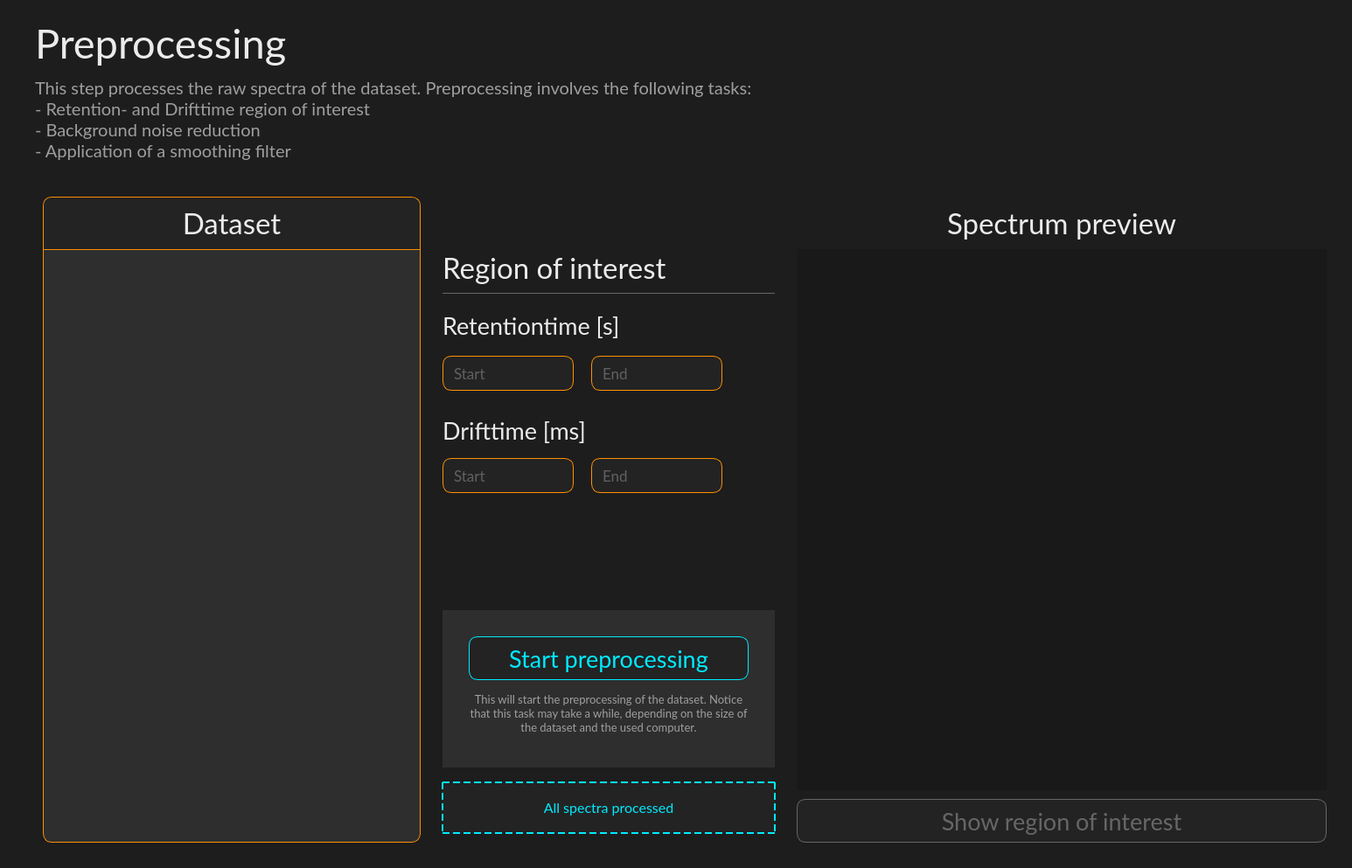
<?xml version="1.0" encoding="UTF-8"?>
<ui version="4.0">
 <class>PreprocessingWidget</class>
 <widget class="QWidget" name="PreprocessingWidget">
  <property name="geometry">
   <rect>
    <x>0</x>
    <y>0</y>
    <width>1546</width>
    <height>993</height>
   </rect>
  </property>
  <property name="font">
   <font>
    <fontweight>Black</fontweight>
   </font>
  </property>
  <property name="windowTitle">
   <string>Form</string>
  </property>
  <property name="styleSheet">
   <string notr="true">background-color: #1d1d1d;</string>
  </property>
  <layout class="QVBoxLayout" name="verticalLayout" stretch="0,0,1">
   <property name="spacing">
    <number>10</number>
   </property>
   <property name="leftMargin">
    <number>40</number>
   </property>
   <property name="topMargin">
    <number>20</number>
   </property>
   <property name="rightMargin">
    <number>20</number>
   </property>
   <property name="bottomMargin">
    <number>20</number>
   </property>
   <item alignment="Qt::AlignmentFlag::AlignTop">
    <widget class="QLabel" name="label_header">
     <property name="maximumSize">
      <size>
       <width>16777215</width>
       <height>80</height>
      </size>
     </property>
     <property name="font">
      <font>
       <family>Lato</family>
       <pointsize>35</pointsize>
       <kerning>true</kerning>
      </font>
     </property>
     <property name="styleSheet">
      <string notr="true">color: #ebebeb;</string>
     </property>
     <property name="text">
      <string>Preprocessing</string>
     </property>
     <property name="alignment">
      <set>Qt::AlignmentFlag::AlignLeading|Qt::AlignmentFlag::AlignLeft|Qt::AlignmentFlag::AlignVCenter</set>
     </property>
    </widget>
   </item>
   <item alignment="Qt::AlignmentFlag::AlignTop">
    <widget class="QLabel" name="label_subheader">
     <property name="minimumSize">
      <size>
       <width>0</width>
       <height>40</height>
      </size>
     </property>
     <property name="maximumSize">
      <size>
       <width>1500</width>
       <height>200</height>
      </size>
     </property>
     <property name="font">
      <font>
       <family>Lato</family>
       <pointsize>15</pointsize>
       <kerning>true</kerning>
       <fontweight>Light</fontweight>
      </font>
     </property>
     <property name="styleSheet">
      <string notr="true">color: #9e9e9e;</string>
     </property>
     <property name="text">
      <string>&lt;html&gt;&lt;head/&gt;&lt;body&gt;&lt;p&gt;This step processes the raw spectra of the dataset. Preprocessing involves the following tasks:&lt;br/&gt;- Retention- and Drifttime region of interest&lt;br/&gt;- Background noise reduction&lt;br/&gt;- Application of a smoothing filter&lt;/p&gt;&lt;/body&gt;&lt;/html&gt;</string>
     </property>
     <property name="scaledContents">
      <bool>false</bool>
     </property>
     <property name="alignment">
      <set>Qt::AlignmentFlag::AlignJustify|Qt::AlignmentFlag::AlignVCenter</set>
     </property>
     <property name="wordWrap">
      <bool>true</bool>
     </property>
    </widget>
   </item>
   <item>
    <widget class="QWidget" name="preprocessing_container" native="true">
     <layout class="QHBoxLayout" name="horizontalLayout">
      <property name="leftMargin">
       <number>0</number>
      </property>
      <property name="topMargin">
       <number>0</number>
      </property>
      <property name="rightMargin">
       <number>0</number>
      </property>
      <property name="bottomMargin">
       <number>0</number>
      </property>
      <item>
       <widget class="QWidget" name="dataset_container" native="true">
        <property name="maximumSize">
         <size>
          <width>450</width>
          <height>16777215</height>
         </size>
        </property>
        <property name="styleSheet">
         <string notr="true"/>
        </property>
        <layout class="QVBoxLayout" name="verticalLayout_2" stretch="1">
         <property name="spacing">
          <number>10</number>
         </property>
         <property name="leftMargin">
          <number>9</number>
         </property>
         <property name="topMargin">
          <number>30</number>
         </property>
         <property name="bottomMargin">
          <number>9</number>
         </property>
         <item>
          <widget class="QWidget" name="dataset_inner_container" native="true">
           <property name="maximumSize">
            <size>
             <width>16777215</width>
             <height>16777215</height>
            </size>
           </property>
           <property name="font">
            <font>
             <fontweight>Black</fontweight>
            </font>
           </property>
           <property name="styleSheet">
            <string notr="true">QWidget {
	background-color: #2e2e2e;
	border: 1px solid #ff9000;
	border-radius: 10px;
}</string>
           </property>
           <layout class="QVBoxLayout" name="verticalLayout_3" stretch="0,0">
            <property name="spacing">
             <number>0</number>
            </property>
            <property name="leftMargin">
             <number>1</number>
            </property>
            <property name="topMargin">
             <number>1</number>
            </property>
            <property name="rightMargin">
             <number>1</number>
            </property>
            <property name="bottomMargin">
             <number>1</number>
            </property>
            <item>
             <widget class="QLabel" name="label_container_header">
              <property name="minimumSize">
               <size>
                <width>0</width>
                <height>60</height>
               </size>
              </property>
              <property name="maximumSize">
               <size>
                <width>16777215</width>
                <height>60</height>
               </size>
              </property>
              <property name="font">
               <font>
                <family>Lato</family>
                <pointsize>25</pointsize>
               </font>
              </property>
              <property name="styleSheet">
               <string notr="true">border: 0px;
border-bottom: 1px solid #ff9000;
border-top-left-radius: 10px;
border-top-right-radius: 10px;
border-bottom-left-radius: 0px;
border-bottom-right-radius: 0px;
background-color: #232323;
color: #ebebeb;</string>
              </property>
              <property name="text">
               <string>Dataset</string>
              </property>
              <property name="alignment">
               <set>Qt::AlignmentFlag::AlignCenter</set>
              </property>
             </widget>
            </item>
            <item>
             <widget class="QScrollArea" name="scrollArea_dataset">
              <property name="styleSheet">
               <string notr="true">border: 0px;
background-color: transparent;
</string>
              </property>
              <property name="widgetResizable">
               <bool>true</bool>
              </property>
              <widget class="QWidget" name="scrollArea_dataset_Contents">
               <property name="geometry">
                <rect>
                 <x>0</x>
                 <y>0</y>
                 <width>430</width>
                 <height>680</height>
                </rect>
               </property>
               <layout class="QVBoxLayout" name="verticalLayout_4">
                <item>
                 <spacer name="verticalSpacer">
                  <property name="orientation">
                   <enum>Qt::Orientation::Vertical</enum>
                  </property>
                  <property name="sizeHint" stdset="0">
                   <size>
                    <width>20</width>
                    <height>585</height>
                   </size>
                  </property>
                 </spacer>
                </item>
               </layout>
              </widget>
             </widget>
            </item>
           </layout>
          </widget>
         </item>
        </layout>
       </widget>
      </item>
      <item>
       <widget class="QWidget" name="options_container" native="true">
        <property name="maximumSize">
         <size>
          <width>400</width>
          <height>16777215</height>
         </size>
        </property>
        <property name="styleSheet">
         <string notr="true"/>
        </property>
        <layout class="QVBoxLayout" name="verticalLayout_7">
         <property name="spacing">
          <number>15</number>
         </property>
         <property name="topMargin">
          <number>80</number>
         </property>
         <item>
          <widget class="QWidget" name="options_inner_container" native="true">
           <property name="maximumSize">
            <size>
             <width>16777215</width>
             <height>16777215</height>
            </size>
           </property>
           <property name="font">
            <font>
             <fontweight>Black</fontweight>
            </font>
           </property>
           <property name="styleSheet">
            <string notr="true"/>
           </property>
           <layout class="QVBoxLayout" name="verticalLayout_5" stretch="0,0,0,0,0,0,0">
            <property name="spacing">
             <number>6</number>
            </property>
            <property name="leftMargin">
             <number>1</number>
            </property>
            <property name="topMargin">
             <number>1</number>
            </property>
            <property name="rightMargin">
             <number>1</number>
            </property>
            <property name="bottomMargin">
             <number>1</number>
            </property>
            <item>
             <widget class="QLabel" name="options_container_header">
              <property name="minimumSize">
               <size>
                <width>0</width>
                <height>60</height>
               </size>
              </property>
              <property name="font">
               <font>
                <family>Lato</family>
                <pointsize>25</pointsize>
                <bold>false</bold>
               </font>
              </property>
              <property name="styleSheet">
               <string notr="true">border-bottom: 1px solid #666666;
color: #ebebeb;</string>
              </property>
              <property name="text">
               <string>Region of interest</string>
              </property>
             </widget>
            </item>
            <item>
             <widget class="QLabel" name="label_retentiontime">
              <property name="minimumSize">
               <size>
                <width>0</width>
                <height>50</height>
               </size>
              </property>
              <property name="maximumSize">
               <size>
                <width>16777215</width>
                <height>40</height>
               </size>
              </property>
              <property name="font">
               <font>
                <family>Lato</family>
                <pointsize>20</pointsize>
                <fontweight>Light</fontweight>
               </font>
              </property>
              <property name="styleSheet">
               <string notr="true">color: #ebebeb;</string>
              </property>
              <property name="text">
               <string>Retentiontime [s]</string>
              </property>
             </widget>
            </item>
            <item>
             <widget class="QWidget" name="widget_retentiontime_inputs" native="true">
              <property name="minimumSize">
               <size>
                <width>0</width>
                <height>0</height>
               </size>
              </property>
              <property name="maximumSize">
               <size>
                <width>16777215</width>
                <height>16777215</height>
               </size>
              </property>
              <layout class="QHBoxLayout" name="horizontalLayout_2">
               <property name="spacing">
                <number>20</number>
               </property>
               <property name="leftMargin">
                <number>0</number>
               </property>
               <property name="rightMargin">
                <number>0</number>
               </property>
               <property name="bottomMargin">
                <number>6</number>
               </property>
               <item>
                <widget class="QLineEdit" name="lineEdit_retention_start_cut">
                 <property name="minimumSize">
                  <size>
                   <width>0</width>
                   <height>40</height>
                  </size>
                 </property>
                 <property name="maximumSize">
                  <size>
                   <width>150</width>
                   <height>16777215</height>
                  </size>
                 </property>
                 <property name="font">
                  <font>
                   <family>Lato</family>
                   <pointsize>13</pointsize>
                  </font>
                 </property>
                 <property name="styleSheet">
                  <string notr="true">QLineEdit {
    border: 1px solid #ff9000;
    background-color: #232323; 
    color: #9e9e9e;
    border-radius: 10px;
   padding-left: 10px;
}
</string>
                 </property>
                 <property name="placeholderText">
                  <string>Start </string>
                 </property>
                </widget>
               </item>
               <item>
                <widget class="QLineEdit" name="lineEdit_retention_end_cut">
                 <property name="minimumSize">
                  <size>
                   <width>0</width>
                   <height>40</height>
                  </size>
                 </property>
                 <property name="maximumSize">
                  <size>
                   <width>150</width>
                   <height>16777215</height>
                  </size>
                 </property>
                 <property name="font">
                  <font>
                   <family>Lato</family>
                   <pointsize>13</pointsize>
                  </font>
                 </property>
                 <property name="styleSheet">
                  <string notr="true">QLineEdit {
    border: 1px solid #ff9000;
    background-color: #232323; 
    color: #9e9e9e;
    border-radius: 10px;
   padding-left: 10px;
}
</string>
                 </property>
                 <property name="text">
                  <string/>
                 </property>
                 <property name="placeholderText">
                  <string>End</string>
                 </property>
                </widget>
               </item>
               <item>
                <spacer name="horizontalSpacer">
                 <property name="orientation">
                  <enum>Qt::Orientation::Horizontal</enum>
                 </property>
                 <property name="sizeHint" stdset="0">
                  <size>
                   <width>40</width>
                   <height>20</height>
                  </size>
                 </property>
                </spacer>
               </item>
              </layout>
             </widget>
            </item>
            <item>
             <widget class="QLabel" name="label_drifttime">
              <property name="minimumSize">
               <size>
                <width>0</width>
                <height>50</height>
               </size>
              </property>
              <property name="font">
               <font>
                <family>Lato</family>
                <pointsize>20</pointsize>
                <fontweight>Light</fontweight>
               </font>
              </property>
              <property name="styleSheet">
               <string notr="true">color: #ebebeb;</string>
              </property>
              <property name="text">
               <string>Drifttime [ms]</string>
              </property>
              <property name="alignment">
               <set>Qt::AlignmentFlag::AlignBottom|Qt::AlignmentFlag::AlignLeading|Qt::AlignmentFlag::AlignLeft</set>
              </property>
             </widget>
            </item>
            <item>
             <widget class="QWidget" name="widget_drifttime_inputs" native="true">
              <property name="minimumSize">
               <size>
                <width>0</width>
                <height>0</height>
               </size>
              </property>
              <property name="styleSheet">
               <string notr="true"/>
              </property>
              <layout class="QHBoxLayout" name="horizontalLayout_3">
               <property name="spacing">
                <number>20</number>
               </property>
               <property name="leftMargin">
                <number>0</number>
               </property>
               <property name="rightMargin">
                <number>0</number>
               </property>
               <property name="bottomMargin">
                <number>6</number>
               </property>
               <item>
                <widget class="QLineEdit" name="lineEdit_drift_start_cut">
                 <property name="minimumSize">
                  <size>
                   <width>0</width>
                   <height>40</height>
                  </size>
                 </property>
                 <property name="maximumSize">
                  <size>
                   <width>150</width>
                   <height>16777215</height>
                  </size>
                 </property>
                 <property name="font">
                  <font>
                   <family>Lato</family>
                   <pointsize>13</pointsize>
                  </font>
                 </property>
                 <property name="styleSheet">
                  <string notr="true">QLineEdit {
    border: 1px solid #ff9000;
    background-color: #232323; 
    color: #9e9e9e;
    border-radius: 10px;
   padding-left: 10px;
}
</string>
                 </property>
                 <property name="placeholderText">
                  <string>Start </string>
                 </property>
                </widget>
               </item>
               <item>
                <widget class="QLineEdit" name="lineEdit_drift_end_cut">
                 <property name="minimumSize">
                  <size>
                   <width>0</width>
                   <height>40</height>
                  </size>
                 </property>
                 <property name="maximumSize">
                  <size>
                   <width>150</width>
                   <height>16777215</height>
                  </size>
                 </property>
                 <property name="font">
                  <font>
                   <family>Lato</family>
                   <pointsize>13</pointsize>
                  </font>
                 </property>
                 <property name="styleSheet">
                  <string notr="true">QLineEdit {
    border: 1px solid #ff9000;
    background-color: #232323; 
    color: #9e9e9e;
    border-radius: 10px;
   padding-left: 10px;
}
</string>
                 </property>
                 <property name="text">
                  <string/>
                 </property>
                 <property name="placeholderText">
                  <string>End</string>
                 </property>
                </widget>
               </item>
               <item>
                <spacer name="horizontalSpacer_2">
                 <property name="orientation">
                  <enum>Qt::Orientation::Horizontal</enum>
                 </property>
                 <property name="sizeHint" stdset="0">
                  <size>
                   <width>40</width>
                   <height>20</height>
                  </size>
                 </property>
                </spacer>
               </item>
              </layout>
             </widget>
            </item>
            <item>
             <spacer name="verticalSpacer_2">
              <property name="orientation">
               <enum>Qt::Orientation::Vertical</enum>
              </property>
              <property name="sizeHint" stdset="0">
               <size>
                <width>20</width>
                <height>40</height>
               </size>
              </property>
             </spacer>
            </item>
            <item>
             <widget class="QWidget" name="start_processing_container" native="true">
              <property name="minimumSize">
               <size>
                <width>0</width>
                <height>180</height>
               </size>
              </property>
              <property name="styleSheet">
               <string notr="true">background-color: #2e2e2e;</string>
              </property>
              <layout class="QVBoxLayout" name="verticalLayout_6">
               <property name="leftMargin">
                <number>30</number>
               </property>
               <property name="topMargin">
                <number>30</number>
               </property>
               <property name="rightMargin">
                <number>30</number>
               </property>
               <property name="bottomMargin">
                <number>30</number>
               </property>
               <item>
                <widget class="QPushButton" name="pushButton_start_processing">
                 <property name="minimumSize">
                  <size>
                   <width>0</width>
                   <height>50</height>
                  </size>
                 </property>
                 <property name="font">
                  <font>
                   <family>Lato</family>
                   <pointsize>20</pointsize>
                  </font>
                 </property>
                 <property name="cursor">
                  <cursorShape>PointingHandCursor</cursorShape>
                 </property>
                 <property name="styleSheet">
                  <string notr="true">QPushButton {
    border: 1px solid #00eaff;
    background-color: #232323; 
    color: #00eaff;
    border-radius: 10px;
}

QPushButton:hover {
background-color: #131313;
}</string>
                 </property>
                 <property name="text">
                  <string>Start preprocessing</string>
                 </property>
                </widget>
               </item>
               <item>
                <widget class="QLabel" name="label_processing_info">
                 <property name="font">
                  <font>
                   <family>Lato</family>
                   <pointsize>10</pointsize>
                  </font>
                 </property>
                 <property name="styleSheet">
                  <string notr="true">color: #9e9e9e;</string>
                 </property>
                 <property name="text">
                  <string>This will start the preprocessing of the dataset. Notice that this task may take a while, depending on the size of the dataset and the used computer.</string>
                 </property>
                 <property name="alignment">
                  <set>Qt::AlignmentFlag::AlignCenter</set>
                 </property>
                 <property name="wordWrap">
                  <bool>true</bool>
                 </property>
                </widget>
               </item>
              </layout>
             </widget>
            </item>
           </layout>
          </widget>
         </item>
         <item>
          <widget class="QLabel" name="label_process_info">
           <property name="enabled">
            <bool>true</bool>
           </property>
           <property name="minimumSize">
            <size>
             <width>0</width>
             <height>70</height>
            </size>
           </property>
           <property name="font">
            <font>
             <family>Lato</family>
             <pointsize>12</pointsize>
             <italic>false</italic>
            </font>
           </property>
           <property name="styleSheet">
            <string notr="true">border: 1.5px dashed #00eaff;
background-color: #232323; 
color: #00eaff;
margin-bottom: 10px;</string>
           </property>
           <property name="text">
            <string>All spectra processed</string>
           </property>
           <property name="alignment">
            <set>Qt::AlignmentFlag::AlignCenter</set>
           </property>
          </widget>
         </item>
        </layout>
       </widget>
      </item>
      <item>
       <widget class="QWidget" name="preview_container" native="true">
        <property name="styleSheet">
         <string notr="true"/>
        </property>
        <layout class="QVBoxLayout" name="verticalLayout_8">
         <property name="spacing">
          <number>10</number>
         </property>
         <property name="topMargin">
          <number>40</number>
         </property>
         <item>
          <widget class="QLabel" name="label_preview">
           <property name="maximumSize">
            <size>
             <width>16777215</width>
             <height>40</height>
            </size>
           </property>
           <property name="font">
            <font>
             <family>Lato</family>
             <pointsize>25</pointsize>
            </font>
           </property>
           <property name="styleSheet">
            <string notr="true">color: #ebebeb;</string>
           </property>
           <property name="text">
            <string>Spectrum preview</string>
           </property>
           <property name="alignment">
            <set>Qt::AlignmentFlag::AlignCenter</set>
           </property>
          </widget>
         </item>
         <item>
          <widget class="QWidget" name="preview_image" native="true">
           <property name="styleSheet">
            <string notr="true">background-color: #191919;
 border: none;</string>
           </property>
          </widget>
         </item>
         <item>
          <widget class="QPushButton" name="pushButton_toggle_canvas_area">
           <property name="enabled">
            <bool>false</bool>
           </property>
           <property name="minimumSize">
            <size>
             <width>0</width>
             <height>50</height>
            </size>
           </property>
           <property name="font">
            <font>
             <family>Lato</family>
             <pointsize>20</pointsize>
            </font>
           </property>
           <property name="cursor">
            <cursorShape>PointingHandCursor</cursorShape>
           </property>
           <property name="styleSheet">
            <string notr="true">QPushButton {
    border: 1px solid #666666;
    background-color: #232323; 
    color: #666666;
    border-radius: 10px;
}

QPushButton:hover {
background-color: #131313;
}</string>
           </property>
           <property name="text">
            <string>Show region of interest</string>
           </property>
          </widget>
         </item>
        </layout>
       </widget>
      </item>
     </layout>
    </widget>
   </item>
  </layout>
 </widget>
 <resources/>
 <connections/>
</ui>
